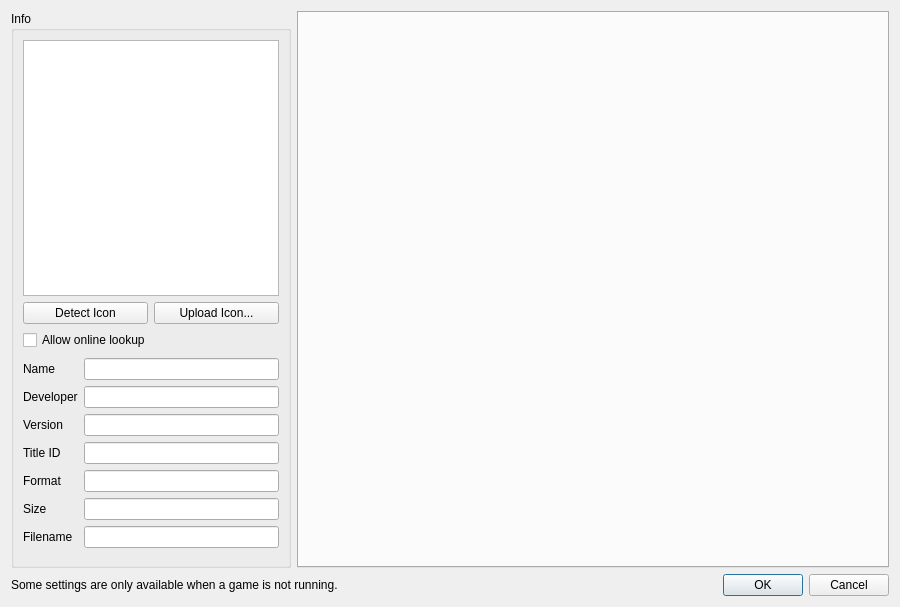
<?xml version="1.0" encoding="UTF-8"?>
<ui version="4.0">
 <class>ConfigurePerGame</class>
 <widget class="QDialog" name="ConfigurePerGame">
  <property name="geometry">
   <rect>
    <x>0</x>
    <y>0</y>
    <width>900</width>
    <height>607</height>
   </rect>
  </property>
  <property name="minimumSize">
   <size>
    <width>900</width>
    <height>0</height>
   </size>
  </property>
  <property name="windowTitle">
   <string>Dialog</string>
  </property>
  <layout class="QVBoxLayout" name="verticalLayout_3">
   <item>
    <layout class="QHBoxLayout" name="horizontalLayout" stretch="1">
     <item>
      <widget class="QGroupBox" name="groupBox">
       <property name="sizePolicy">
        <sizepolicy hsizetype="Maximum" vsizetype="Preferred">
         <horstretch>0</horstretch>
         <verstretch>0</verstretch>
        </sizepolicy>
       </property>
       <property name="title">
        <string>Info</string>
       </property>
       <layout class="QVBoxLayout" name="verticalLayout">
        <item alignment="Qt::AlignHCenter">
         <widget class="QGraphicsView" name="icon_view">
          <property name="sizePolicy">
           <sizepolicy hsizetype="Maximum" vsizetype="Maximum">
            <horstretch>0</horstretch>
            <verstretch>0</verstretch>
           </sizepolicy>
          </property>
          <property name="minimumSize">
           <size>
            <width>256</width>
            <height>256</height>
           </size>
          </property>
          <property name="maximumSize">
           <size>
            <width>256</width>
            <height>256</height>
           </size>
          </property>
          <property name="verticalScrollBarPolicy">
           <enum>Qt::ScrollBarAlwaysOff</enum>
          </property>
          <property name="horizontalScrollBarPolicy">
           <enum>Qt::ScrollBarAlwaysOff</enum>
          </property>
          <property name="interactive">
           <bool>false</bool>
          </property>
         </widget>
        </item>
        <item alignment="Qt::AlignHCenter">
         <widget class="QWidget" name="nup_icon_widget" native="true">
          <property name="minimumSize">
           <size>
            <width>256</width>
            <height>0</height>
           </size>
          </property>
          <property name="maximumSize">
           <size>
            <width>256</width>
            <height>16777215</height>
           </size>
          </property>
          <layout class="QGridLayout" name="nup_icon_layout">
           <property name="spacing">
            <number>6</number>
           </property>
           <property name="leftMargin">
            <number>0</number>
           </property>
           <property name="topMargin">
            <number>0</number>
           </property>
           <property name="rightMargin">
            <number>0</number>
           </property>
           <property name="bottomMargin">
            <number>2</number>
           </property>
           <item row="0" column="0">
            <widget class="QPushButton" name="button_detect_icon">
             <property name="sizePolicy">
              <sizepolicy hsizetype="Expanding" vsizetype="Fixed">
               <horstretch>0</horstretch>
               <verstretch>0</verstretch>
              </sizepolicy>
             </property>
             <property name="toolTip">
              <string>Preview a local icon next to the archive. Online lookup is optional. Apply or OK saves changes.</string>
             </property>
             <property name="text">
              <string>Detect Icon</string>
             </property>
            </widget>
           </item>
           <item row="0" column="1">
            <widget class="QPushButton" name="button_upload_icon">
             <property name="sizePolicy">
              <sizepolicy hsizetype="Expanding" vsizetype="Fixed">
               <horstretch>0</horstretch>
               <verstretch>0</verstretch>
              </sizepolicy>
             </property>
             <property name="toolTip">
              <string>Preview a local image as the game icon. Apply or OK saves changes.</string>
             </property>
             <property name="text">
              <string>Upload Icon...</string>
             </property>
            </widget>
           </item>
           <item row="1" column="0" colspan="2">
            <widget class="QCheckBox" name="allow_online_detection">
             <property name="text">
              <string>Allow online lookup</string>
             </property>
             <property name="toolTip">
              <string>If no local icon is found, send the game name to GitHub, Wikipedia and Bing to look for an icon. Disabled by default.</string>
             </property>
             <property name="checked">
              <bool>false</bool>
             </property>
            </widget>
           </item>
          </layout>
         </widget>
        </item>
        <item>
         <layout class="QGridLayout" name="gridLayout_2">
          <item row="6" column="1">
           <widget class="QLineEdit" name="display_size">
            <property name="enabled">
             <bool>true</bool>
            </property>
            <property name="readOnly">
             <bool>true</bool>
            </property>
           </widget>
          </item>
          <item row="3" column="1">
           <widget class="QLineEdit" name="display_version">
            <property name="enabled">
             <bool>true</bool>
            </property>
            <property name="readOnly">
             <bool>true</bool>
            </property>
           </widget>
          </item>
          <item row="1" column="0">
           <widget class="QLabel" name="label">
            <property name="text">
             <string>Name</string>
            </property>
           </widget>
          </item>
          <item row="4" column="0">
           <widget class="QLabel" name="label_4">
            <property name="text">
             <string>Title ID</string>
            </property>
           </widget>
          </item>
          <item row="4" column="1">
           <widget class="QLineEdit" name="display_title_id">
            <property name="enabled">
             <bool>true</bool>
            </property>
            <property name="readOnly">
             <bool>true</bool>
            </property>
           </widget>
          </item>
          <item row="7" column="1">
           <widget class="QLineEdit" name="display_filename">
            <property name="enabled">
             <bool>true</bool>
            </property>
            <property name="readOnly">
             <bool>true</bool>
            </property>
           </widget>
          </item>
          <item row="5" column="1">
           <widget class="QLineEdit" name="display_format">
            <property name="enabled">
             <bool>true</bool>
            </property>
            <property name="readOnly">
             <bool>true</bool>
            </property>
           </widget>
          </item>
          <item row="7" column="0">
           <widget class="QLabel" name="label_7">
            <property name="text">
             <string>Filename</string>
            </property>
           </widget>
          </item>
          <item row="1" column="1">
           <widget class="QLineEdit" name="display_name">
            <property name="enabled">
             <bool>true</bool>
            </property>
            <property name="readOnly">
             <bool>true</bool>
            </property>
           </widget>
          </item>
          <item row="2" column="1">
           <widget class="QLineEdit" name="display_developer">
            <property name="enabled">
             <bool>true</bool>
            </property>
            <property name="readOnly">
             <bool>true</bool>
            </property>
           </widget>
          </item>
          <item row="5" column="0">
           <widget class="QLabel" name="label_5">
            <property name="text">
             <string>Format</string>
            </property>
           </widget>
          </item>
          <item row="3" column="0">
           <widget class="QLabel" name="label_3">
            <property name="text">
             <string>Version</string>
            </property>
           </widget>
          </item>
          <item row="6" column="0">
           <widget class="QLabel" name="label_6">
            <property name="text">
             <string>Size</string>
            </property>
           </widget>
          </item>
          <item row="2" column="0">
           <widget class="QLabel" name="label_2">
            <property name="text">
             <string>Developer</string>
            </property>
           </widget>
          </item>
         </layout>
        </item>
        <item>
         <spacer name="verticalSpacer">
          <property name="orientation">
           <enum>Qt::Vertical</enum>
          </property>
          <property name="sizeHint" stdset="0">
           <size>
            <width>20</width>
            <height>40</height>
           </size>
          </property>
         </spacer>
        </item>
       </layout>
      </widget>
     </item>
     <item>
      <layout class="QVBoxLayout" name="VerticalLayout">
       <item>
        <layout class="QVBoxLayout" name="verticalLayout_2"/>
       </item>
       <item>
        <widget class="QTabWidget" name="tabWidget">
         <property name="enabled">
          <bool>true</bool>
         </property>
         <property name="currentIndex">
          <number>-1</number>
         </property>
         <property name="usesScrollButtons">
          <bool>true</bool>
         </property>
         <property name="documentMode">
          <bool>false</bool>
         </property>
         <property name="tabsClosable">
          <bool>false</bool>
         </property>
        </widget>
       </item>
      </layout>
     </item>
    </layout>
   </item>
   <item>
    <layout class="QHBoxLayout" name="horizontalLayout_2">
     <item>
      <widget class="QLabel" name="label_8">
       <property name="text">
        <string>Some settings are only available when a game is not running.</string>
       </property>
      </widget>
     </item>
     <item>
      <widget class="QDialogButtonBox" name="buttonBox">
       <property name="sizePolicy">
        <sizepolicy hsizetype="Preferred" vsizetype="Preferred">
         <horstretch>0</horstretch>
         <verstretch>0</verstretch>
        </sizepolicy>
       </property>
       <property name="orientation">
        <enum>Qt::Horizontal</enum>
       </property>
       <property name="standardButtons">
        <set>QDialogButtonBox::Cancel|QDialogButtonBox::Ok</set>
       </property>
      </widget>
     </item>
    </layout>
   </item>
  </layout>
 </widget>
 <resources/>
 <connections>
  <connection>
   <sender>buttonBox</sender>
   <signal>accepted()</signal>
   <receiver>ConfigurePerGame</receiver>
   <slot>accept()</slot>
   <hints>
    <hint type="sourcelabel">
     <x>20</x>
     <y>20</y>
    </hint>
    <hint type="destinationlabel">
     <x>20</x>
     <y>20</y>
    </hint>
   </hints>
  </connection>
  <connection>
   <sender>buttonBox</sender>
   <signal>rejected()</signal>
   <receiver>ConfigurePerGame</receiver>
   <slot>reject()</slot>
   <hints>
    <hint type="sourcelabel">
     <x>20</x>
     <y>20</y>
    </hint>
    <hint type="destinationlabel">
     <x>20</x>
     <y>20</y>
    </hint>
   </hints>
  </connection>
 </connections>
</ui>
